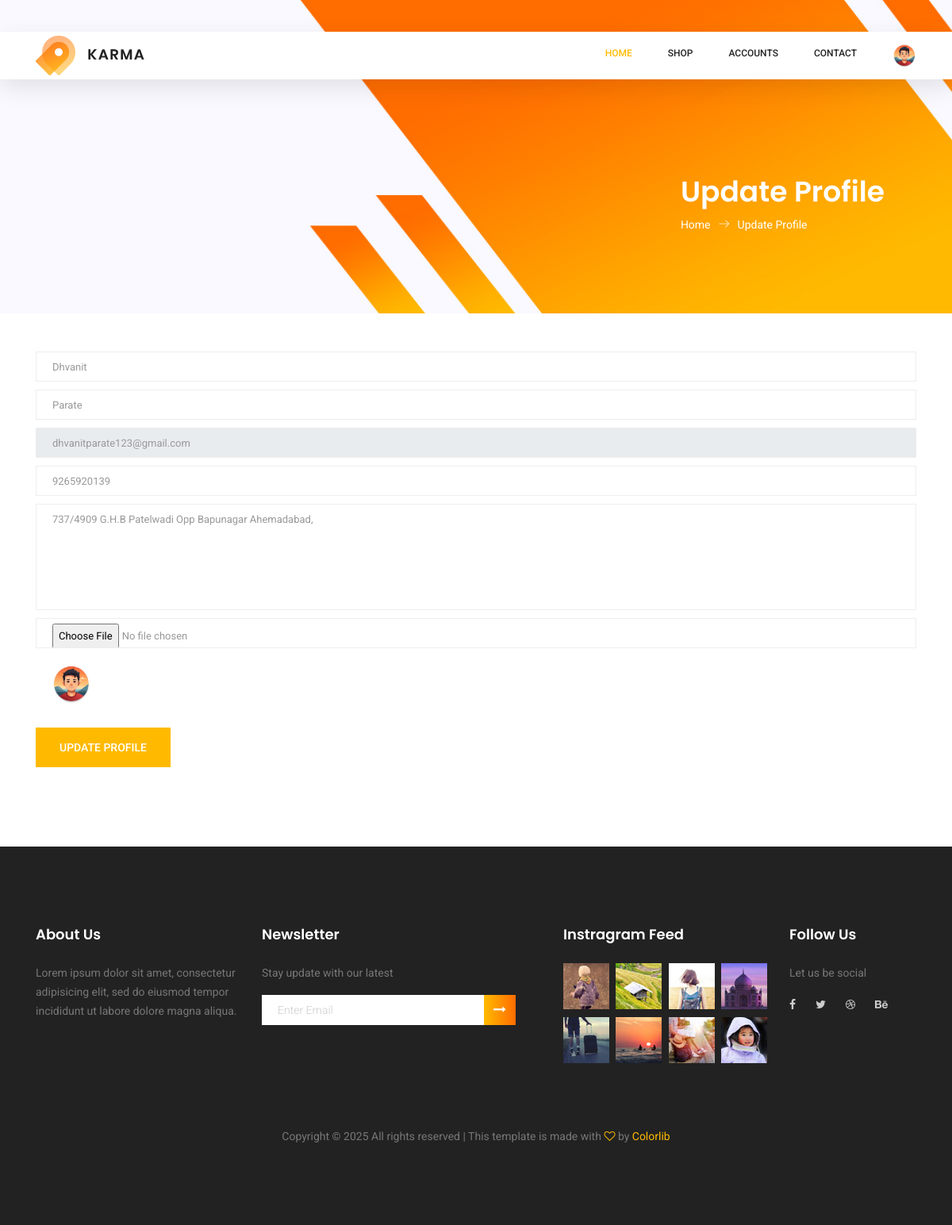
The app's page /profile/ (signed in) with its own data.
### myapp/models.py (models this page shows, shortened)
class User(models.Model):
    fname=models.CharField(max_length=100)
    lname=models.CharField(max_length=100)
    email=models.EmailField()
    mobile=models.PositiveIntegerField()
    address=models.TextField()
    password=models.CharField(max_length=100)
    profile_picture=models.ImageField(upload_to="profile_picture/")
    usertype=models.CharField(max_length=100,default="buyer")

### myapp/views.py (the view)
# urls.py: path('profile/',views.profile,name='profile'),
def profile(request):
    user=User.objects.get(email=request.session['email'])
    if request.method=="POST":
        user.fname=request.POST['fname']
        user.lname=request.POST['lname']
        user.mobile=request.POST['mobile']
        user.address=request.POST['address']
        try:
            user.profile_picture=request.FILES['profile_picture']
        except:
            pass
        user.save()
        request.session['profile_picture']=user.profile_picture.url
        msg="Profile Update Successfully"
        if user.usertype=="buyer":
            return render(request, 'profile.html',{'user':user,'msg':msg})
        else:
            return render(request, 'seller-profile.html',{'user':user,'msg':msg})
    else:
        if user.usertype=="buyer":
            return render(request, 'profile.html',{'user':user})
        else:
            return render(request, 'seller-profile.html',{'user':user})

### myapp/templates/profile.html (shortened to what this page needs)
{% extends 'header.html' %}
{% load static %}
{% block content %}
<!DOCTYPE html>
<html lang="zxx" class="no-js">
<head>
</head>
<body>
	<section class="banner-area organic-breadcrumb">
		<div class="container">
			<div class="breadcrumb-banner d-flex flex-wrap align-items-center justify-content-end">
				<div class="col-first">
					<h1>Update Profile</h1>
					<nav class="d-flex align-items-center">
						<a href="#">Home<span class="lnr lnr-arrow-right"></span></a>
						<a href="#">Update Profile</a>
					</nav>
				</div>
			</div>
		</div>
	</section>
	<section class="contact_area section_gap_bottom">
		<div class="container">
			<div class="row">
				<div class="col-lg-12 mt-5">
					<form class="row contact_form" action="{% url 'profile' %}" method="post" id="contactForm" enctype="multipart/form-data">
						<div class="col-md-12">
							<div class="form-group">
								<input type="text" class="form-control" value="{{user.fname}}" id="name" name="fname">
							</div>
                            <div class="form-group">
								<input type="text" class="form-control" value="{{user.lname}}" id="name" name="lname">
							</div>
							<div class="form-group">
								<input type="email" class="form-control" value="{{user.email}}" id="email" name="email" readonly>
							</div>
                            <div class="form-group">
								<input type="tel" class="form-control" value="{{user.mobile}}" id="email" name="mobile">
							</div>
						</div>
						<div class="col-md-12">
							<div class="form-group">
								<textarea class="form-control" name="address" id="message" rows="1">{{user.address}}</textarea>
							</div>
						</div>
                        <div class="col-md-12">
							<div class="form-group">
								<input type="file" class="form-control" id="name" name="profile_picture">
							</div>
                        </div>
                        <div class="col-md-12">
							<div class="form-group">
								 <img src="{{user.profile_picture.url}}" style="width: 50px; margin-left: 20px; margin-top: 10px; height: 50px; border-radius: 50%;">
							</div>
                        </div>
						<div class="col-md-12 text-left">
							<button type="submit" value="submit" class="primary-btn">Update Profile</button>
						</div>
					</form>
				</div>
			</div>
		</div>
	</section>
</body>
</html>
{% endblock %}

### records on screen
User: fname "Dhvanit", lname "Parate", email "dhvanitparate123@gmail.com", mobile "9265920139", address "737/4909 G.H.B Patelwadi Opp Bapunagar Ahemadabad,", profile_picture (picture)
